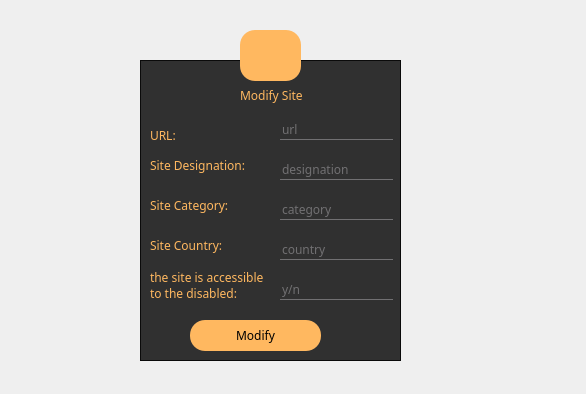
<?xml version="1.0" encoding="UTF-8"?>
<ui version="4.0">
 <class>Dialog</class>
 <widget class="QDialog" name="Dialog">
  <property name="geometry">
   <rect>
    <x>0</x>
    <y>0</y>
    <width>586</width>
    <height>394</height>
   </rect>
  </property>
  <property name="windowTitle">
   <string>Dialog</string>
  </property>
  <property name="styleSheet">
   <string notr="true">*{
	font-family:century gothic;
	font-size:12px;
}
QFrame
{
	background:#333;
	background:rgba(0,0,0,0.8);

}
QDialog{
	background-image: url(:/pref0/images/InterfaceChoisie.jpeg);
}
QPushButton
{
background: #ffb860;
border-radius:15px;
}
QToolButton
{
background: #ffb860;
border-radius:15px;
}
QLabel
{
	color:#ffb860;
	background:transparent;

}
QPushButton
{
color:Black;
border-radius:15px;
}

QPushButton:hover
{
color:#333;
border-radius:15px;
background:#49ebff;
}
QLineEdit
{
background:transparent;
border:none;
color:#717072;
border-bottom:1px solid #717072;
}
</string>
  </property>
  <widget class="QFrame" name="frame">
   <property name="geometry">
    <rect>
     <x>140</x>
     <y>60</y>
     <width>261</width>
     <height>301</height>
    </rect>
   </property>
   <property name="frameShape">
    <enum>QFrame::StyledPanel</enum>
   </property>
   <property name="frameShadow">
    <enum>QFrame::Raised</enum>
   </property>
   <widget class="QLabel" name="label">
    <property name="geometry">
     <rect>
      <x>100</x>
      <y>20</y>
      <width>71</width>
      <height>31</height>
     </rect>
    </property>
    <property name="text">
     <string>Modify Site</string>
    </property>
   </widget>
   <widget class="QPushButton" name="pushButton">
    <property name="geometry">
     <rect>
      <x>50</x>
      <y>260</y>
      <width>131</width>
      <height>31</height>
     </rect>
    </property>
    <property name="text">
     <string>Modify</string>
    </property>
   </widget>
   <widget class="QLineEdit" name="lineEdit">
    <property name="geometry">
     <rect>
      <x>140</x>
      <y>60</y>
      <width>113</width>
      <height>20</height>
     </rect>
    </property>
    <property name="text">
     <string>url</string>
    </property>
   </widget>
   <widget class="QLineEdit" name="lineEdit_2">
    <property name="geometry">
     <rect>
      <x>140</x>
      <y>100</y>
      <width>113</width>
      <height>20</height>
     </rect>
    </property>
    <property name="text">
     <string>designation</string>
    </property>
   </widget>
   <widget class="QLineEdit" name="lineEdit_3">
    <property name="geometry">
     <rect>
      <x>140</x>
      <y>140</y>
      <width>113</width>
      <height>20</height>
     </rect>
    </property>
    <property name="text">
     <string>category</string>
    </property>
   </widget>
   <widget class="QLineEdit" name="lineEdit_4">
    <property name="geometry">
     <rect>
      <x>140</x>
      <y>180</y>
      <width>113</width>
      <height>20</height>
     </rect>
    </property>
    <property name="text">
     <string>country</string>
    </property>
   </widget>
   <widget class="QLineEdit" name="lineEdit_5">
    <property name="geometry">
     <rect>
      <x>140</x>
      <y>220</y>
      <width>113</width>
      <height>20</height>
     </rect>
    </property>
    <property name="text">
     <string>y/n</string>
    </property>
   </widget>
   <widget class="QLabel" name="label_2">
    <property name="geometry">
     <rect>
      <x>10</x>
      <y>60</y>
      <width>81</width>
      <height>31</height>
     </rect>
    </property>
    <property name="text">
     <string>URL:</string>
    </property>
   </widget>
   <widget class="QLabel" name="label_3">
    <property name="geometry">
     <rect>
      <x>10</x>
      <y>90</y>
      <width>101</width>
      <height>31</height>
     </rect>
    </property>
    <property name="text">
     <string>Site Designation:</string>
    </property>
   </widget>
   <widget class="QLabel" name="label_4">
    <property name="geometry">
     <rect>
      <x>10</x>
      <y>130</y>
      <width>91</width>
      <height>31</height>
     </rect>
    </property>
    <property name="text">
     <string>Site Category:</string>
    </property>
   </widget>
   <widget class="QLabel" name="label_5">
    <property name="geometry">
     <rect>
      <x>10</x>
      <y>170</y>
      <width>81</width>
      <height>31</height>
     </rect>
    </property>
    <property name="text">
     <string>Site Country:</string>
    </property>
   </widget>
   <widget class="QLabel" name="label_6">
    <property name="geometry">
     <rect>
      <x>10</x>
      <y>200</y>
      <width>121</width>
      <height>51</height>
     </rect>
    </property>
    <property name="text">
     <string>the site is accessible 
to the disabled:</string>
    </property>
   </widget>
  </widget>
  <widget class="QToolButton" name="toolButton">
   <property name="geometry">
    <rect>
     <x>240</x>
     <y>30</y>
     <width>61</width>
     <height>51</height>
    </rect>
   </property>
   <property name="text">
    <string/>
   </property>
   <property name="icon">
    <iconset resource="images1.qrc">
     <normaloff>:/pref1/images/ModifyIcon.jpeg</normaloff>:/pref1/images/ModifyIcon.jpeg</iconset>
   </property>
   <property name="iconSize">
    <size>
     <width>30</width>
     <height>64</height>
    </size>
   </property>
  </widget>
 </widget>
 <resources>
  <include location="images1.qrc"/>
 </resources>
 <connections/>
</ui>
